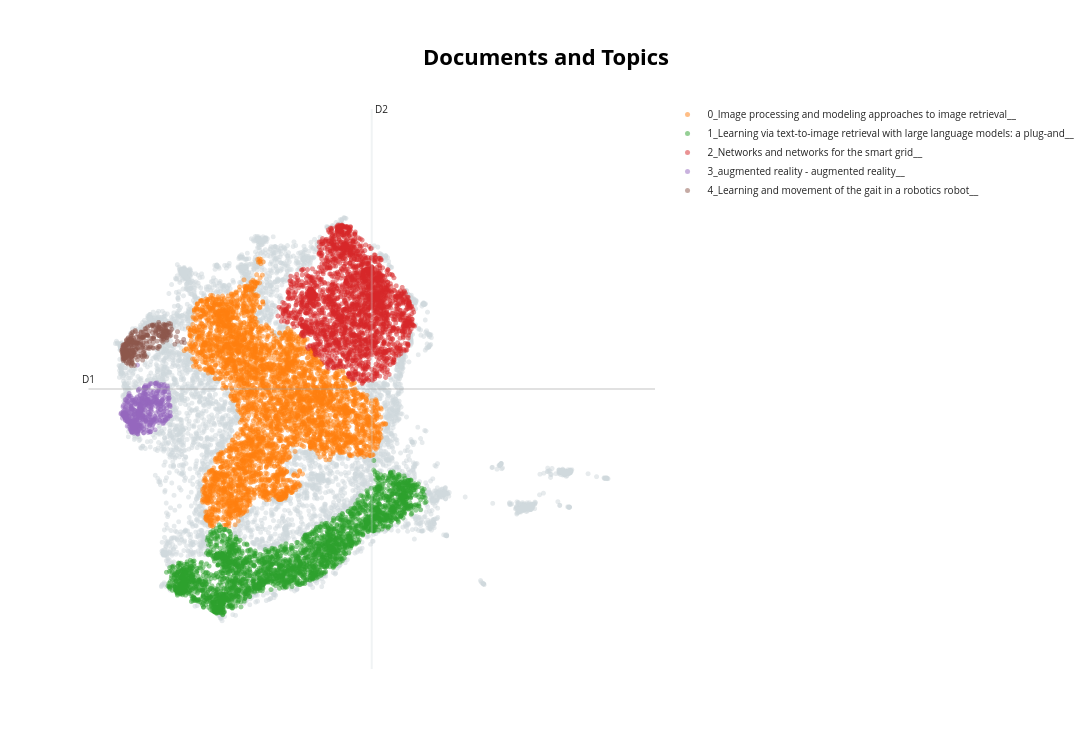

The code cell stored with this chart in its notebook:
### Code cell
fig = topic_model.visualize_documents(only_titles, reduced_embeddings=reduced_embeddings, width=1200, hide_annotations=True ) 
fig.update_layout(font=dict(size=10))
fig.save(f"C:\projekty\DBLP-analysis\graphs\graph_n={n_min_clust}")

### Figure 1 — Plotly figure (JSON) as saved in the notebook; plotly's stock layout.template omitted (floating-point values rounded to 4 significant figures; data arrays with more than 128 entries replaced by an {"elided": "..."} marker saying what was removed)
{"data": [{"hoverinfo": "text", "hovertext": {"elided": "4166 str values"}, "marker": {"color": "#CFD8DC", "opacity": 0.5, "size": 5}, "mode": "markers+text", "name": "other", "showlegend": false, "type": "scattergl", "x": {"elided": "4166 float values"}, "y": {"elided": "4166 float values"}}, {"hoverinfo": "text", "hovertext": {"elided": "4578 str values"}, "marker": {"opacity": 0.5, "size": 5}, "mode": "markers+text", "name": "0_Image processing and modeling approaches to image retrieval__", "text": {"elided": "4578 str values"}, "textfont": {"size": 12}, "type": "scattergl", "x": {"elided": "4578 float values"}, "y": {"elided": "4578 float values"}}, {"hoverinfo": "text", "hovertext": {"elided": "2836 str values"}, "marker": {"opacity": 0.5, "size": 5}, "mode": "markers+text", "name": "1_Learning via text-to-image retrieval with large language models: a plug-and__", "text": {"elided": "2836 str values"}, "textfont": {"size": 12}, "type": "scattergl", "x": {"elided": "2836 float values"}, "y": {"elided": "2836 float values"}}, {"hoverinfo": "text", "hovertext": {"elided": "2568 str values"}, "marker": {"opacity": 0.5, "size": 5}, "mode": "markers+text", "name": "2_Networks and networks for the smart grid__", "text": {"elided": "2568 str values"}, "textfont": {"size": 12}, "type": "scattergl", "x": {"elided": "2568 float values"}, "y": {"elided": "2568 float values"}}, {"hoverinfo": "text", "hovertext": {"elided": "524 str values"}, "marker": {"opacity": 0.5, "size": 5}, "mode": "markers+text", "name": "3_augmented reality - augmented reality__", "text": {"elided": "524 str values"}, "textfont": {"size": 12}, "type": "scattergl", "x": {"elided": "524 float values"}, "y": {"elided": "524 float values"}}, {"hoverinfo": "text", "hovertext": {"elided": "329 str values"}, "marker": {"opacity": 0.5, "size": 5}, "mode": "markers+text", "name": "4_Learning and movement of the gait in a robotics robot__", "text": {"elided": "329 str values"}, "textfont": {"size": 12}, "type": "scattergl", "x": {"elided": "329 float values"}, "y": {"elided": "329 float values"}}], "layout": {"annotations": [{"showarrow": false, "text": "D1", "x": -3.96, "y": 10.18, "yshift": 10}, {"showarrow": false, "text": "D2", "x": 1.481, "xshift": 10, "y": 15.33}], "font": {"size": 10}, "height": 750, "shapes": [{"line": {"color": "#CFD8DC", "width": 2}, "type": "line", "x0": 1.481, "x1": 1.481, "y0": 5.025, "y1": 15.33}, {"line": {"color": "#9E9E9E", "width": 2}, "type": "line", "x0": -3.96, "x1": 6.923, "y0": 10.18, "y1": 10.18}], "title": {"font": {"color": "Black", "size": 22}, "text": "<b>Documents and Topics</b>", "x": 0.5, "xanchor": "center", "yanchor": "top"}, "width": 1200, "xaxis": {"visible": false}, "yaxis": {"visible": false}}}
